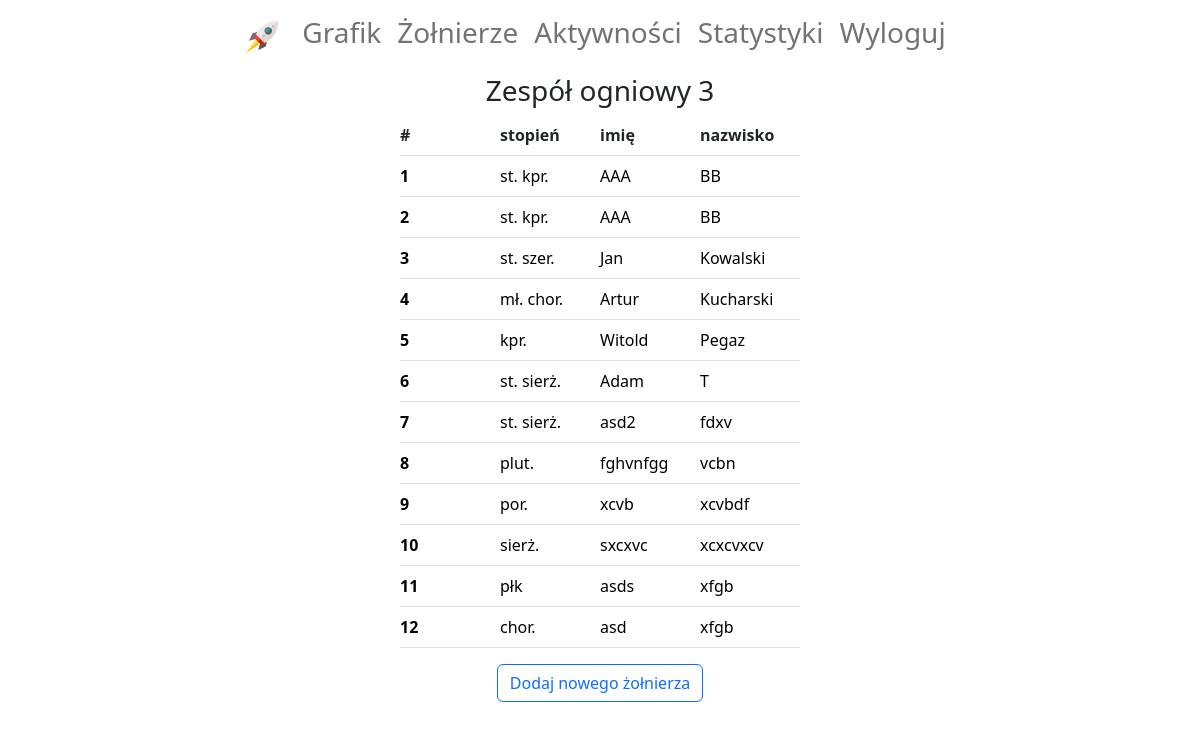
The app's page /soldier-list/ (signed in), older data.
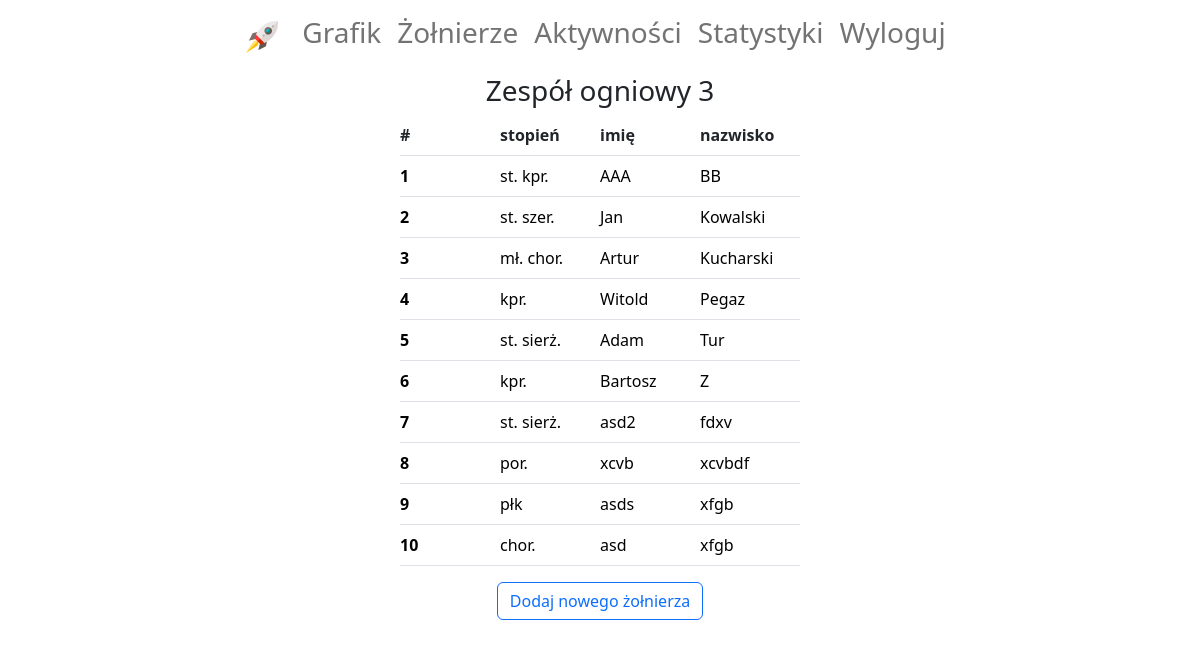
The same page, newer data.
### diagram/models.py (models this page shows, shortened)
class Soldier(models.Model):
    rank = models.CharField(max_length=20, choices=ranks, verbose_name='stopień')
    first_name = models.CharField(max_length=20, verbose_name='imię')
    last_name = models.CharField(max_length=30, verbose_name='nazwisko')
    subdivision = models.ForeignKey(Subdivision, on_delete=models.SET_NULL, null=True, blank=True,
                                    verbose_name='pododdział')
    position = models.CharField(max_length=30, verbose_name='stanowisko', null=True, blank=True)
    personal_number = models.IntegerField(verbose_name='PESEL', null=True, blank=True)
    father_name = models.CharField(max_length=30, verbose_name='imię ojca', null=True, blank=True)
    id_card_number = models.CharField(max_length=30, verbose_name='nr leg. służb.', null=True, blank=True)
    driving_license = models.CharField(max_length=30, verbose_name='kat. prawa jazdy', null=True, blank=True)

### diagram/views.py (the view)
# urls.py: path('soldier-list/', SoldierList.as_view(), name='soldier-list'),
class SoldierList(LoginRequiredMixin, generic.ListView):
    template_name = 'diagram/soldier_list.html'
    def get_queryset(self):
        return Soldier.objects.filter(subdivision=self.request.user.subdivision).order_by('last_name')

### diagram/models.py (called while the page is built)
    def __str__(self):
        return self.name

### diagram/templates/diagram/soldier_list.html (shortened to what this page needs)
{% extends 'account/base.html' %}
{% load crispy_forms_filters %}
{% block content %}
    <div class="d-flex flex-column align-items-center">
        <h3>{{ request.user.subdivision }}</h3>
    </div>
    <table class="table">
        <thead>
        <tr class="d-flex justify-content-center">
            <th class="col col-md-1 px-0" scope="col">#</th>
            <th class="col col-md-1 px-0" scope="col">stopień</th>
            <th class="col col-md-1 px-0" scope="col">imię</th>
            <th class="col col-md-1 px-0" scope="col">nazwisko</th>
        </tr>
        </thead>
        <tbody>
        {% for soldier in object_list %}
            <tr class="d-flex justify-content-center">
                <th class="col col-md-1 px-0" scope="row"><a class="text-decoration-none"
                                                        href="{% url 'soldier-detail' soldier.pk %}">{{ forloop.counter }}</a>
                </th>
                <td class="col col-md-1 px-0"><a class="text-decoration-none"
                                            href="{% url 'soldier-detail' soldier.pk %}">{{ soldier.rank }}</a></td>
                <td class="col col-md-1 px-0"><a class="text-decoration-none"
                                            href="{% url 'soldier-detail' soldier.pk %}">{{ soldier.first_name }}</a>
                </td>
                <td class="col col-md-1 px-0"><a class="text-decoration-none"
                                            href="{% url 'soldier-detail' soldier.pk %}">{{ soldier.last_name }}</a>
                </td>
            </tr>
        {% endfor %}
        </tbody>
    </table>
    <div class="d-flex flex-column align-items-center">
        <a class="col" href="{% url 'soldier-create' %}"><button class="btn btn-outline-primary mb-3">Dodaj nowego żołnierza</button></a>
    </div>
{% endblock %}

Row changes from the older to the newer data that the page shows:
removed Soldier: rank "st. kpr.", first_name "AAA", last_name "BB"
removed Soldier: rank "plut.", first_name "fghvnfgg", last_name "vcbn"
removed Soldier: rank "sierż.", first_name "sxcxvc", last_name "xcxcvxcv"
changed Soldier "Adam": last_name "T" → "Tur"
added Soldier: rank "kpr.", first_name "Bartosz", last_name "Z"
